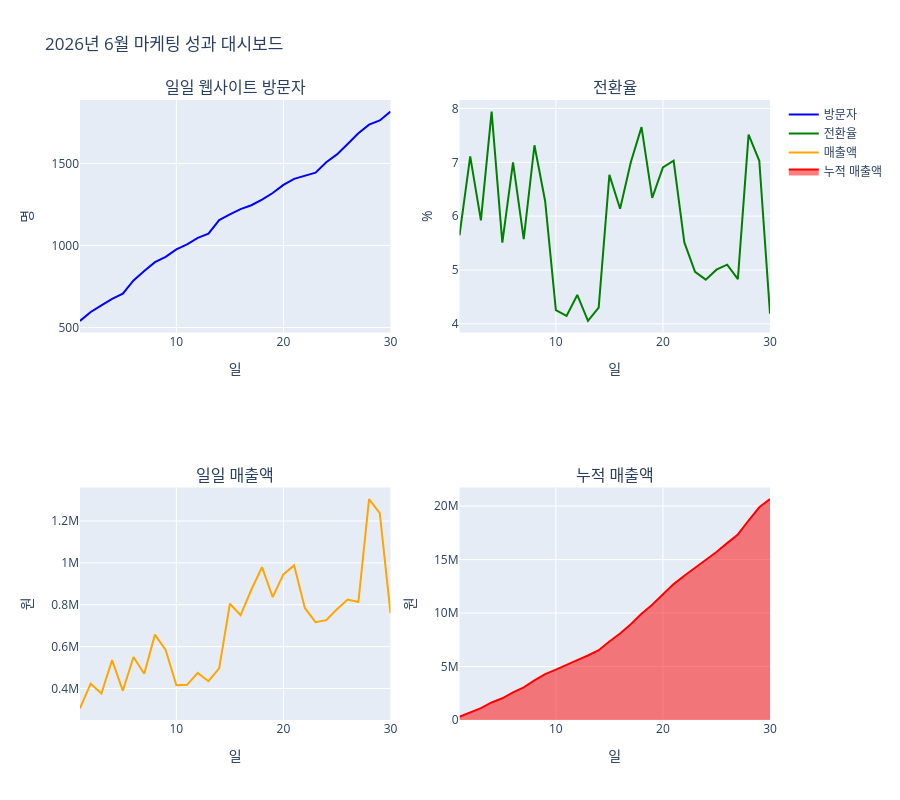

The notebook cell saved with this chart:
### Code cell
# 6 실무 예제: 마케팅 대시보드
print("\n=== 6 실무 예제: 마케팅 대시보드 ===")

# 마케팅 데이터
days = list(range(1, 31)) # 1 ~ 30일
website_traffic = np.cumsum(np.random.normal(50, 20, 30)) + 500
conversion_rate = np.random.uniform(4, 8, 30)
revenue = website_traffic * conversion_rate * 100

# Subplot 생성
from plotly.subplots import make_subplots

fig = make_subplots(
    rows=2, cols=2,
    subplot_titles=('일일 웹사이트 방문자', '전환율', '일일 매출액', '누적 매출액'),
    specs=[[{'secondary_y': False}, {'secondary_y': False}],
    [{'secondary_y': False}, {'secondary_y': False}]]
)

# 웹사이트 방문자
fig.add_trace(
    go.Scatter(x=days, y=website_traffic, name='방문자', line=dict(color='blue')),
    row=1, col=1
)

# 전환율
fig.add_trace(
    go.Scatter(x=days, y=conversion_rate, name='전환율', line=dict(color='green')),
    row=1, col=2
)

# 일 매출액
fig.add_trace(
    go.Scatter(x=days, y=revenue, name='매출액', line=dict(color='orange')),
    row=2, col=1
)

# 누적 매출액
fig.add_trace(
    go.Scatter(x=days, y=np.cumsum(revenue), name='누적 매출액', fill='tozeroy', line=dict(color='red')),
    row=2, col=2
)

fig.update_xaxes(title_text='일', row=1, col=1)
fig.update_xaxes(title_text='일', row=1, col=2)
fig.update_xaxes(title_text='일', row=2, col=1)
fig.update_xaxes(title_text='일', row=2, col=2)

fig.update_yaxes(title_text='명', row=1, col=1)
fig.update_yaxes(title_text='%', row=1, col=2)
fig.update_yaxes(title_text='원', row=2, col=1)
fig.update_yaxes(title_text='원', row=2, col=2)

fig.update_layout(title_text='2026년 6월 마케팅 성과 대시보드', height=800)

fig.show()

### Figure 1 — Plotly figure (JSON) as saved in the notebook; plotly's stock layout.template omitted (floating-point values rounded to 4 significant figures)
{"data": [{"line": {"color": "blue"}, "name": "방문자", "type": "scatter", "x": [1, 2, 3, 4, 5, 6, 7, 8, 9, 10, 11, 12, 13, 14, 15, 16, 17, 18, 19, 20, 21, 22, 23, 24, 25, 26, 27, 28, 29, 30], "xaxis": "x", "y": [540.6, 594.9, 635.5, 674.3, 706.4, 786.9, 844.3, 898.4, 930.9, 976.2, 1006.0, 1047.0, 1072.0, 1154.0, 1189.0, 1222.0, 1245.0, 1280.0, 1320.0, 1369.0, 1406.0, 1424.0, 1444.0, 1507.0, 1555.0, 1618.0, 1683.0, 1736.0, 1762.0, 1815.0], "yaxis": "y"}, {"line": {"color": "green"}, "name": "전환율", "type": "scatter", "x": [1, 2, 3, 4, 5, 6, 7, 8, 9, 10, 11, 12, 13, 14, 15, 16, 17, 18, 19, 20, 21, 22, 23, 24, 25, 26, 27, 28, 29, 30], "xaxis": "x2", "y": [5.645, 7.11, 5.921, 7.941, 5.507, 6.998, 5.572, 7.317, 6.276, 4.254, 4.147, 4.535, 4.055, 4.301, 6.767, 6.137, 7.0, 7.653, 6.341, 6.904, 7.028, 5.511, 4.964, 4.82, 5.006, 5.099, 4.829, 7.513, 7.028, 4.188], "yaxis": "y2"}, {"line": {"color": "orange"}, "name": "매출액", "type": "scatter", "x": [1, 2, 3, 4, 5, 6, 7, 8, 9, 10, 11, 12, 13, 14, 15, 16, 17, 18, 19, 20, 21, 22, 23, 24, 25, 26, 27, 28, 29, 30], "xaxis": "x3", "y": [305100.0, 423000.0, 376300.0, 535500.0, 389000.0, 550700.0, 470400.0, 657400.0, 584300.0, 415300.0, 417400.0, 474700.0, 434900.0, 496500.0, 804700.0, 749800.0, 871500.0, 979300.0, 836800.0, 945100.0, 988100.0, 784800.0, 716600.0, 726500.0, 778300.0, 824900.0, 812900.0, 1304000.0, 1238000.0, 760300.0], "yaxis": "y3"}, {"fill": "tozeroy", "line": {"color": "red"}, "name": "누적 매출액", "type": "scatter", "x": [1, 2, 3, 4, 5, 6, 7, 8, 9, 10, 11, 12, 13, 14, 15, 16, 17, 18, 19, 20, 21, 22, 23, 24, 25, 26, 27, 28, 29, 30], "xaxis": "x4", "y": [305100.0, 728200.0, 1104000.0, 1640000.0, 2029000.0, 2580000.0, 3050000.0, 3707000.0, 4292000.0, 4707000.0, 5124000.0, 5599000.0, 6034000.0, 6531000.0, 7335000.0, 8085000.0, 8956000.0, 9936000.0, 10770000.0, 11720000.0, 12710000.0, 13490000.0, 14210000.0, 14930000.0, 15710000.0, 16540000.0, 17350000.0, 18650000.0, 19890000.0, 20650000.0], "yaxis": "y4"}], "layout": {"annotations": [{"font": {"size": 16}, "showarrow": false, "text": "일일 웹사이트 방문자", "x": 0.225, "xanchor": "center", "xref": "paper", "y": 1, "yanchor": "bottom", "yref": "paper"}, {"font": {"size": 16}, "showarrow": false, "text": "전환율", "x": 0.775, "xanchor": "center", "xref": "paper", "y": 1, "yanchor": "bottom", "yref": "paper"}, {"font": {"size": 16}, "showarrow": false, "text": "일일 매출액", "x": 0.225, "xanchor": "center", "xref": "paper", "y": 0.375, "yanchor": "bottom", "yref": "paper"}, {"font": {"size": 16}, "showarrow": false, "text": "누적 매출액", "x": 0.775, "xanchor": "center", "xref": "paper", "y": 0.375, "yanchor": "bottom", "yref": "paper"}], "height": 800, "title": {"text": "2026년 6월 마케팅 성과 대시보드"}, "xaxis": {"anchor": "y", "domain": [0, 0.45], "title": {"text": "일"}}, "xaxis2": {"anchor": "y2", "domain": [0.55, 1], "title": {"text": "일"}}, "xaxis3": {"anchor": "y3", "domain": [0, 0.45], "title": {"text": "일"}}, "xaxis4": {"anchor": "y4", "domain": [0.55, 1], "title": {"text": "일"}}, "yaxis": {"anchor": "x", "domain": [0.625, 1], "title": {"text": "명"}}, "yaxis2": {"anchor": "x2", "domain": [0.625, 1], "title": {"text": "%"}}, "yaxis3": {"anchor": "x3", "domain": [0, 0.375], "title": {"text": "원"}}, "yaxis4": {"anchor": "x4", "domain": [0, 0.375], "title": {"text": "원"}}}}
